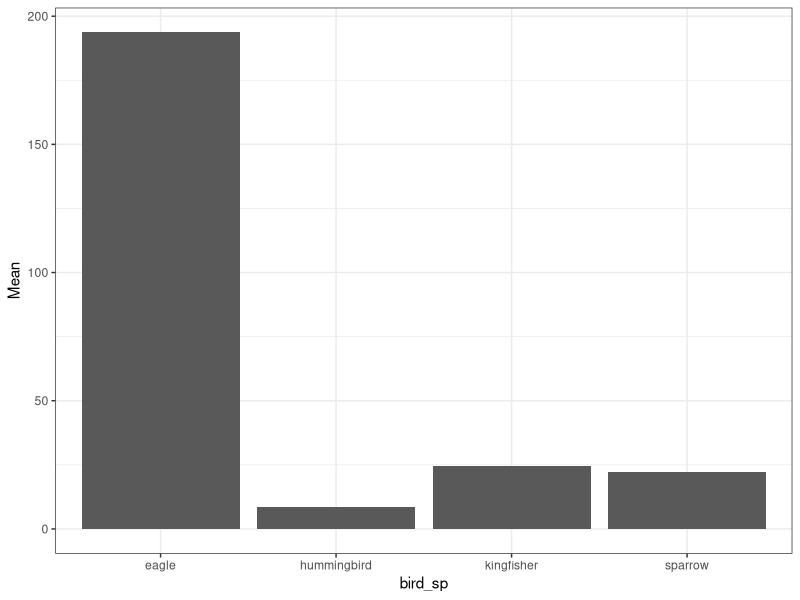

Recreate this plot in R.
#Week 2 Coding Club: Intro to R
#Challenge yourself section
#Written by John McAuley 2/10/2019 University of Edinburgh

#Clear R's Brain
rm(list = ls())

#Load Desired Packages
library('dplyr')
library('ggplot2')


bird_sp <- c("sparrow", 'kingfisher', 'eagle', 'hummingbird')
bird_sp <- c(bird_sp, bird_sp, bird_sp)
bird_sp
wingspan <- c(22,26,195,8,24,23,201,9,21,25,185,9)
x <- as.data.frame(cbind(bird_sp,wingspan))
x$wingspan <- as.numeric(as.character(x$wingspan))
x %>% 
  group_by(bird_sp) %>% 
  summarise(Mean = mean(wingspan))
#Using dplyr to find the mean for each species

x %>%
  group_by(bird_sp) %>%
  summarise(Mean = mean(wingspan)) %>% 
  ggplot(aes(x= bird_sp, y=Mean)) +
  geom_col() +
  theme_bw()
